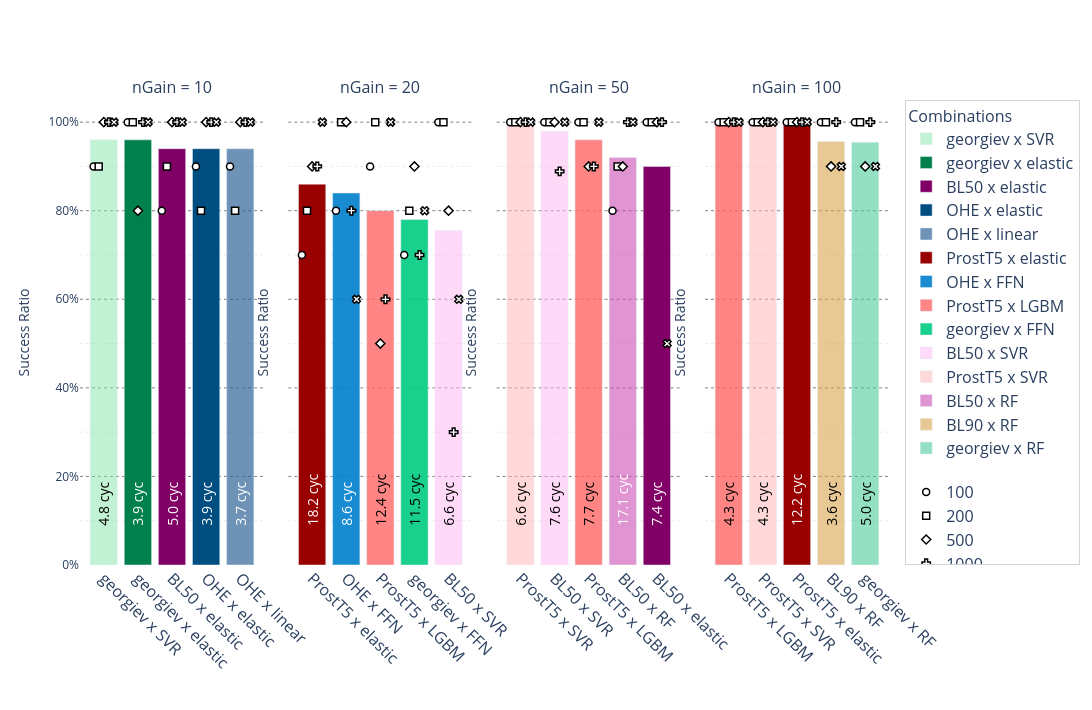

Notebook code for this chart:
### Code cell
from plotly.subplots import make_subplots
import plotly.graph_objects as go
import pandas as pd
import os
import re

# ============================================================================
# HELPER
# ============================================================================
def get_contrast_color(col_str):
    col_str = str(col_str).strip()
    r, g, b = 255, 255, 255
    if col_str.startswith('#'):
        hx = col_str.lstrip('#')
        if len(hx) == 3: hx = ''.join(c*2 for c in hx)
        if len(hx) >= 6:
            try: r, g, b = tuple(int(hx[i:i+2], 16) for i in (0, 2, 4))
            except: pass
    elif col_str.startswith('rgb'):
        vals = [int(v) for v in re.findall(r'\d+', col_str)]
        if len(vals) >= 3: r, g, b = vals[0], vals[1], vals[2]
    
    # Calculate relative luminance
    lum = (0.299 * r + 0.587 * g + 0.114 * b) / 255
    return 'white' if lum < 0.5 else 'black'

# ============================================================================
# CONFIG
# ============================================================================
N_TOP_COMBOS  = 5
SPREAD_WIDTH  = 0.6
BAR_WIDTH     = 0.8
SCATTER_SIZE  = 7
PLOT_HEIGHT   = 710
PLOT_WIDTH    = 1500
TARGET_DS     = 'YAP1'

n_gains  = sorted(runs_df['n_Gain'].dropna().unique())
n_starts = sorted(runs_df['n_Start'].dropna().unique())
symbol_map = {ns: sym for sym, ns in enumerate(n_starts)}   # n_Start → marker symbol

# ============================================================================
# FILTER TO YAP1
# ============================================================================
yap1_df = runs_df[runs_df['dataset'] == TARGET_DS].copy()

finished_df = yap1_df[yap1_df['status'] == 'finished'].copy()
success_df  = finished_df[finished_df['result'] == 'success'].copy()

finished_df['combo'] = finished_df['embedding'] + ' x ' + finished_df['model']
success_df['combo']  = success_df['embedding']  + ' x ' + success_df['model']

# ============================================================================
# AGGREGATIONS
# ============================================================================
# Global per-(n_Gain, combo) — drives bar heights
global_finished = finished_df.groupby(['n_Gain', 'combo']).size().rename('n_finished')
global_success  = success_df.groupby(['n_Gain', 'combo']).size().rename('n_success')
global_duration = success_df.groupby(['n_Gain', 'combo'])['last_cycle'].mean().rename('avg_duration')

global_summary = (
    pd.concat([global_finished, global_success, global_duration], axis=1)
    .fillna({'n_success': 0, 'avg_duration': 0})
    .assign(success_ratio=lambda df: df['n_success'] / df['n_finished'])
    .reset_index()
)

# Per-(n_Gain, combo, n_Start) — drives scatter points
ns_finished = finished_df.groupby(['n_Gain', 'combo', 'n_Start']).size().rename('n_finished')
ns_success  = success_df.groupby(['n_Gain', 'combo', 'n_Start']).size().rename('n_success')

ns_summary = (
    pd.concat([ns_finished, ns_success], axis=1)
    .fillna({'n_success': 0})
    .assign(success_ratio=lambda df: df['n_success'] / df['n_finished'])
    .reset_index()
)

# Only include combos that finished at least 4 times for ALL n_Starts configuration
valid_combos_yap1_ngain = ns_summary[ns_summary['n_finished'] >= 4].groupby(['n_Gain', 'combo'])['n_Start'].nunique()
valid_combos_yap1_ngain = valid_combos_yap1_ngain[valid_combos_yap1_ngain == len(n_starts)].reset_index()[['n_Gain', 'combo']]
global_summary = pd.merge(global_summary, valid_combos_yap1_ngain, on=['n_Gain', 'combo'], how='inner')

# ============================================================================
# BUILD SUBPLOTS
# ============================================================================
comb_yap1 = make_subplots(
    rows=1, cols=len(n_gains),
    shared_yaxes=True,
    subplot_titles=[f"nGain = {ng}" for ng in n_gains],
    horizontal_spacing=0.03
)

legend_combos = set()
legend_starts = set()

for col_idx, ng in enumerate(n_gains, start=1):
    
    # 1) Find the top N combos for this n_Gain
    top_combos = (
        global_summary[global_summary['n_Gain'] == ng]
        .nlargest(N_TOP_COMBOS, 'success_ratio')
        .reset_index(drop=True)
    )
    combo_x = {combo: i for i, combo in enumerate(top_combos['combo'])}
    
    # 2) Add Bars
    for _, row in top_combos.iterrows():
        combo = row['combo']
        sr    = row['success_ratio']
        dur   = row['avg_duration']
        
        c = combination_colors.get(combo.replace(' x ', ' x '), '#808080')
        txt_color = get_contrast_color(c)
        
        comb_yap1.add_trace(
            go.Bar(
                x=[combo_x[combo]],
                y=[sr],
                name=combo,
                marker_color=c,
                text=[f"          {dur:.1f} cyc"],
                textposition='inside',
                insidetextanchor='start',
                textangle=-90,
                textfont=dict(size=14, color=txt_color),
                width=[BAR_WIDTH],
                legendgroup='combos',
                showlegend=(combo not in legend_combos)
            ),
            row=1, col=col_idx
        )
        legend_combos.add(combo)
        
    # 3) Add Scatter points for n_Start sub-results
    ng_ns = ns_summary[ns_summary['n_Gain'] == ng]
    
    for combo in top_combos['combo']:
        combo_ns = ng_ns[ng_ns['combo'] == combo]
        x_base   = combo_x[combo]
        
        n_ns = len(n_starts)
        offsets = {
            ns: -SPREAD_WIDTH/2 + (SPREAD_WIDTH/(n_ns-1))*i if n_ns > 1 else 0
            for i, ns in enumerate(n_starts)
        }
        
        for ns in n_starts:
            ns_val = combo_ns[combo_ns['n_Start'] == ns]
            if ns_val.empty: continue
            
            show_ns_leg = (ns not in legend_starts)
            legend_starts.add(ns)
            
            comb_yap1.add_trace(
                go.Scatter(
                    x=[x_base + offsets[ns]],
                    y=[ns_val.iloc[0]['success_ratio']],
                    mode='markers',
                    name=f"{ns}",
                    legendgroup='nstarts',
                    marker=dict(
                        symbol=symbol_map[ns],
                        size=SCATTER_SIZE,
                        color='white',
                        line=dict(color='black', width=1.5)
                    ),
                    showlegend=show_ns_leg
                ),
                row=1, col=col_idx
            )
            
    # 4) Customize X-Axis for this subplot
    comb_yap1.layout[f'xaxis{col_idx}' if col_idx > 1 else 'xaxis'].update(
        tickmode='array',
        tickvals=list(range(len(top_combos))),
        ticktext=[c.replace(' x ', ' x ').replace('_', ' ') for c in top_combos['combo']],
        tickangle=45,
        tickfont=dict(size=16),
        title_text=''
    )

# ============================================================================
# LAYOUT & EXPORT
# ============================================================================
comb_yap1.update_layout(
    # title=dict(
    #     text=f"Top 5 Models per nGain on {TARGET_DS} (Aggregated over nStart)",
    #     font=dict(size=16)
    # ),
    height=PLOT_HEIGHT, width=PLOT_WIDTH,
    plot_bgcolor='white', barmode='group',
    legend=dict(
        title=dict(text="Combinations", font=dict(size=16)),
        font=dict(size=16),
        tracegroupgap=20, bordercolor='lightgrey', borderwidth=1
    ),
)

comb_yap1.update_yaxes(
    range=[0, 1.05], title_text="Success Ratio", tickformat=".0%",
    showgrid=True, gridcolor='grey', griddash='dot', dtick=0.2,
    minor=dict(showgrid=True, gridcolor='#ebebeb', griddash='dot', dtick=0.1)
)

comb_yap1.update_annotations(font_size=16)

# ============================================================================
# EXPORT
# ============================================================================
comb_yap1.show()

outpath = "plots/"
comb_yap1.write_image(os.path.join(outpath, "top_YAP1_nGain.jpg"))
